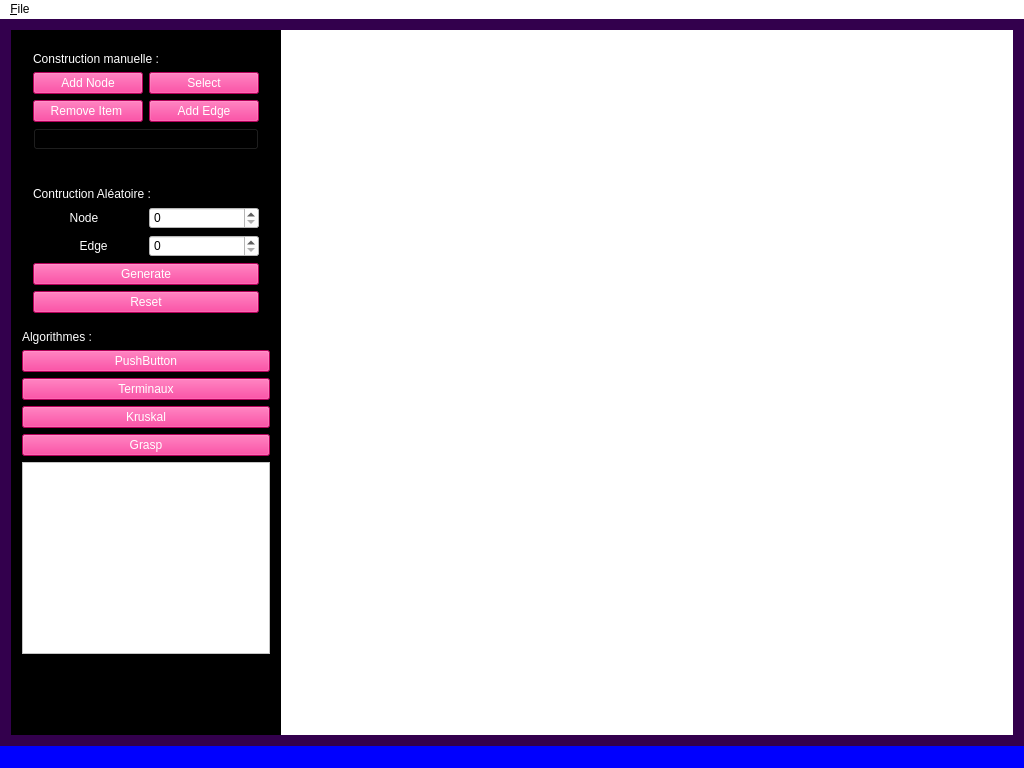
<?xml version="1.0" encoding="UTF-8"?>
<ui version="4.0">
 <class>MainWindow</class>
 <widget class="QMainWindow" name="MainWindow">
  <property name="geometry">
   <rect>
    <x>0</x>
    <y>0</y>
    <width>1024</width>
    <height>768</height>
   </rect>
  </property>
  <property name="minimumSize">
   <size>
    <width>720</width>
    <height>540</height>
   </size>
  </property>
  <property name="maximumSize">
   <size>
    <width>16777215</width>
    <height>16777215</height>
   </size>
  </property>
  <property name="windowTitle">
   <string>MainWindow</string>
  </property>
  <property name="styleSheet">
   <string notr="true">selection-color: rgb(255, 255, 255);</string>
  </property>
  <widget class="QWidget" name="centralWidget">
   <property name="styleSheet">
    <string notr="true">background-color: rgb(51, 0, 77);</string>
   </property>
   <layout class="QHBoxLayout" name="horizontalLayout">
    <item>
     <widget class="QWidget" name="working_widget" native="true">
      <property name="styleSheet">
       <string notr="true">background-color: rgb(255, 255, 255);</string>
      </property>
      <layout class="QHBoxLayout" name="horizontalLayout_9">
       <property name="leftMargin">
        <number>0</number>
       </property>
       <property name="topMargin">
        <number>0</number>
       </property>
       <property name="rightMargin">
        <number>0</number>
       </property>
       <property name="bottomMargin">
        <number>0</number>
       </property>
       <item>
        <widget class="QWidget" name="utils" native="true">
         <property name="maximumSize">
          <size>
           <width>270</width>
           <height>16777215</height>
          </size>
         </property>
         <layout class="QVBoxLayout" name="verticalLayout">
          <property name="spacing">
           <number>0</number>
          </property>
          <property name="leftMargin">
           <number>0</number>
          </property>
          <property name="topMargin">
           <number>0</number>
          </property>
          <property name="rightMargin">
           <number>0</number>
          </property>
          <property name="bottomMargin">
           <number>0</number>
          </property>
          <item>
           <widget class="QWidget" name="widget" native="true">
            <property name="styleSheet">
             <string notr="true">background-color: rgb(0, 0, 0);</string>
            </property>
            <layout class="QVBoxLayout" name="button_layout">
             <property name="spacing">
              <number>6</number>
             </property>
             <property name="sizeConstraint">
              <enum>QLayout::SetMinimumSize</enum>
             </property>
             <item>
              <layout class="QVBoxLayout" name="verticalLayout_2">
               <item>
                <widget class="QWidget" name="verticalWidget_2" native="true">
                 <property name="styleSheet">
                  <string notr="true"/>
                 </property>
                 <layout class="QVBoxLayout" name="verticalLayout_3">
                  <item>
                   <widget class="QLabel" name="label_4">
                    <property name="styleSheet">
                     <string notr="true">color: rgb(255, 255, 255);</string>
                    </property>
                    <property name="text">
                     <string>Construction manuelle :</string>
                    </property>
                   </widget>
                  </item>
                  <item>
                   <layout class="QHBoxLayout" name="horizontalLayout_2">
                    <property name="topMargin">
                     <number>0</number>
                    </property>
                    <item>
                     <widget class="QPushButton" name="pushButton_2">
                      <property name="enabled">
                       <bool>true</bool>
                      </property>
                      <property name="minimumSize">
                       <size>
                        <width>0</width>
                        <height>20</height>
                       </size>
                      </property>
                      <property name="styleSheet">
                       <string notr="true">color: rgb(255, 255, 255);
background-color: rgb(255, 0, 127);</string>
                      </property>
                      <property name="text">
                       <string>Add Node</string>
                      </property>
                      <property name="autoDefault">
                       <bool>false</bool>
                      </property>
                     </widget>
                    </item>
                    <item>
                     <widget class="QPushButton" name="pushButton_4">
                      <property name="minimumSize">
                       <size>
                        <width>0</width>
                        <height>20</height>
                       </size>
                      </property>
                      <property name="styleSheet">
                       <string notr="true">color: rgb(255, 255, 255);
background-color: rgb(255, 0, 127);</string>
                      </property>
                      <property name="text">
                       <string>Select</string>
                      </property>
                     </widget>
                    </item>
                   </layout>
                  </item>
                  <item>
                   <layout class="QHBoxLayout" name="horizontalLayout_5" stretch="0,0">
                    <property name="spacing">
                     <number>6</number>
                    </property>
                    <property name="sizeConstraint">
                     <enum>QLayout::SetDefaultConstraint</enum>
                    </property>
                    <property name="topMargin">
                     <number>0</number>
                    </property>
                    <item>
                     <widget class="QPushButton" name="pushButton">
                      <property name="minimumSize">
                       <size>
                        <width>0</width>
                        <height>20</height>
                       </size>
                      </property>
                      <property name="styleSheet">
                       <string notr="true">color: rgb(255, 255, 255);
background-color: rgb(255, 0, 127);</string>
                      </property>
                      <property name="text">
                       <string>Remove Item </string>
                      </property>
                     </widget>
                    </item>
                    <item>
                     <widget class="QPushButton" name="pushButton_3">
                      <property name="minimumSize">
                       <size>
                        <width>0</width>
                        <height>20</height>
                       </size>
                      </property>
                      <property name="styleSheet">
                       <string notr="true">color: rgb(255, 255, 255);
background-color: rgb(255, 0, 127);</string>
                      </property>
                      <property name="text">
                       <string>Add Edge</string>
                      </property>
                     </widget>
                    </item>
                   </layout>
                  </item>
                  <item>
                   <widget class="QPushButton" name="pushButton_10">
                    <property name="text">
                     <string>PushButton</string>
                    </property>
                   </widget>
                  </item>
                 </layout>
                </widget>
               </item>
              </layout>
             </item>
             <item>
              <widget class="Line" name="pushButton_6">
               <property name="orientation">
                <enum>Qt::Horizontal</enum>
               </property>
              </widget>
             </item>
             <item>
              <layout class="QVBoxLayout" name="verticalLayout_5">
               <item>
                <widget class="QWidget" name="verticalWidget_3" native="true">
                 <property name="styleSheet">
                  <string notr="true"/>
                 </property>
                 <layout class="QVBoxLayout" name="verticalLayout_4">
                  <item>
                   <widget class="QLabel" name="label_5">
                    <property name="styleSheet">
                     <string notr="true">color: rgb(255, 255, 255);</string>
                    </property>
                    <property name="text">
                     <string>Contruction Aléatoire :</string>
                    </property>
                   </widget>
                  </item>
                  <item>
                   <layout class="QHBoxLayout" name="horizontalLayout_3">
                    <item>
                     <widget class="QLabel" name="label_3">
                      <property name="styleSheet">
                       <string notr="true">color: rgb(255, 255, 255);</string>
                      </property>
                      <property name="text">
                       <string>           Node</string>
                      </property>
                     </widget>
                    </item>
                    <item>
                     <widget class="QSpinBox" name="som">
                      <property name="styleSheet">
                       <string notr="true">
background-color: rgb(255, 255, 255);</string>
                      </property>
                     </widget>
                    </item>
                   </layout>
                  </item>
                  <item>
                   <layout class="QHBoxLayout" name="horizontalLayout_4">
                    <item>
                     <widget class="QLabel" name="label_2">
                      <property name="styleSheet">
                       <string notr="true">color: rgb(255, 255, 255);</string>
                      </property>
                      <property name="text">
                       <string>              Edge</string>
                      </property>
                     </widget>
                    </item>
                    <item>
                     <widget class="QSpinBox" name="are">
                      <property name="styleSheet">
                       <string notr="true">background-color: rgb(255, 255, 255);</string>
                      </property>
                     </widget>
                    </item>
                   </layout>
                  </item>
                  <item>
                   <widget class="QPushButton" name="Generate">
                    <property name="styleSheet">
                     <string notr="true">color: rgb(255, 255, 255);
background-color: rgb(255, 0, 127);</string>
                    </property>
                    <property name="text">
                     <string>Generate</string>
                    </property>
                   </widget>
                  </item>
                  <item>
                   <widget class="QPushButton" name="reset">
                    <property name="styleSheet">
                     <string notr="true">color: rgb(255, 255, 255);
background-color: rgb(255, 0, 127);</string>
                    </property>
                    <property name="text">
                     <string>Reset</string>
                    </property>
                   </widget>
                  </item>
                 </layout>
                </widget>
               </item>
              </layout>
             </item>
             <item>
              <widget class="QLabel" name="label_6">
               <property name="styleSheet">
                <string notr="true">color: rgb(255, 255, 255);</string>
               </property>
               <property name="text">
                <string>Algorithmes :</string>
               </property>
              </widget>
             </item>
             <item>
              <widget class="QPushButton" name="pushButton_9">
               <property name="styleSheet">
                <string notr="true">background-color: rgb(255, 0, 127);
color: rgb(255, 255, 255);</string>
               </property>
               <property name="text">
                <string>PushButton</string>
               </property>
              </widget>
             </item>
             <item>
              <widget class="QPushButton" name="pushButton_5">
               <property name="styleSheet">
                <string notr="true">color: rgb(255, 255, 255);
background-color: rgb(255, 0, 127);</string>
               </property>
               <property name="text">
                <string>Terminaux</string>
               </property>
              </widget>
             </item>
             <item>
              <widget class="QPushButton" name="pushButton_7">
               <property name="styleSheet">
                <string notr="true">color: rgb(255, 255, 255);
background-color: rgb(255, 0, 127);</string>
               </property>
               <property name="text">
                <string>Kruskal</string>
               </property>
              </widget>
             </item>
             <item>
              <widget class="QPushButton" name="pushButton_8">
               <property name="styleSheet">
                <string notr="true">color: rgb(255, 255, 255);
background-color: rgb(255, 0, 127);</string>
               </property>
               <property name="text">
                <string>Grasp</string>
               </property>
              </widget>
             </item>
             <item>
              <widget class="QTextEdit" name="textEdit">
               <property name="enabled">
                <bool>true</bool>
               </property>
               <property name="cursor" stdset="0">
                <cursorShape>IBeamCursor</cursorShape>
               </property>
               <property name="styleSheet">
                <string notr="true">background-color: rgb(255, 255, 255);
font: 87 9pt &quot;Arial Black&quot;;</string>
               </property>
               <property name="readOnly">
                <bool>true</bool>
               </property>
              </widget>
             </item>
             <item>
              <spacer name="verticalSpacer">
               <property name="orientation">
                <enum>Qt::Vertical</enum>
               </property>
               <property name="sizeHint" stdset="0">
                <size>
                 <width>20</width>
                 <height>40</height>
                </size>
               </property>
              </spacer>
             </item>
            </layout>
           </widget>
          </item>
         </layout>
        </widget>
       </item>
       <item>
        <widget class="QWidget" name="graphLayout_2" native="true">
         <property name="styleSheet">
          <string notr="true"/>
         </property>
         <layout class="QVBoxLayout" name="graphLayout">
          <property name="leftMargin">
           <number>6</number>
          </property>
         </layout>
        </widget>
       </item>
      </layout>
     </widget>
    </item>
   </layout>
  </widget>
  <widget class="QMenuBar" name="menuBar">
   <property name="geometry">
    <rect>
     <x>0</x>
     <y>0</y>
     <width>1024</width>
     <height>21</height>
    </rect>
   </property>
   <property name="styleSheet">
    <string notr="true">background-color: rgb(255, 255, 255);</string>
   </property>
   <property name="defaultUp">
    <bool>false</bool>
   </property>
   <property name="nativeMenuBar">
    <bool>true</bool>
   </property>
   <widget class="QMenu" name="menuFile">
    <property name="tearOffEnabled">
     <bool>false</bool>
    </property>
    <property name="title">
     <string>&amp;File</string>
    </property>
    <addaction name="open"/>
    <addaction name="save"/>
    <addaction name="actionExit"/>
   </widget>
   <addaction name="menuFile"/>
  </widget>
  <widget class="QStatusBar" name="statusBar">
   <property name="styleSheet">
    <string notr="true">background-color: rgb(0, 0, 255);</string>
   </property>
  </widget>
  <action name="open">
   <property name="icon">
    <iconset resource="Resources.qrc">
     <normaloff>:/new/prefix1/open.png</normaloff>:/new/prefix1/open.png</iconset>
   </property>
   <property name="text">
    <string>&amp;Open Graph</string>
   </property>
   <property name="shortcut">
    <string>Ctrl+O</string>
   </property>
   <property name="iconVisibleInMenu">
    <bool>true</bool>
   </property>
  </action>
  <action name="save">
   <property name="icon">
    <iconset resource="Resources.qrc">
     <normaloff>:/new/prefix1/save.png</normaloff>:/new/prefix1/save.png</iconset>
   </property>
   <property name="text">
    <string>&amp;Save</string>
   </property>
   <property name="shortcut">
    <string>Ctrl+S</string>
   </property>
  </action>
  <action name="actionExit">
   <property name="enabled">
    <bool>true</bool>
   </property>
   <property name="icon">
    <iconset resource="Resources.qrc">
     <normaloff>:/new/prefix1/exit.png</normaloff>:/new/prefix1/exit.png</iconset>
   </property>
   <property name="text">
    <string>&amp;Exit</string>
   </property>
   <property name="shortcut">
    <string>Alt+X</string>
   </property>
  </action>
 </widget>
 <layoutdefault spacing="6" margin="11"/>
 <resources>
  <include location="Resources.qrc"/>
 </resources>
 <connections/>
</ui>
